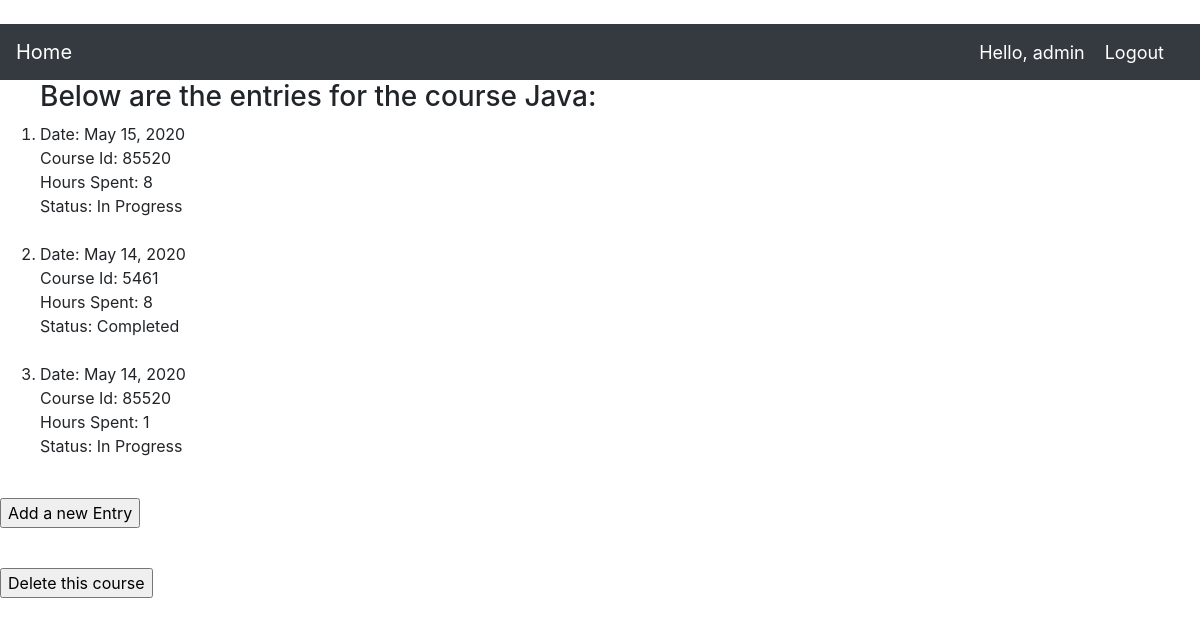
Page /entrypage/2 (signed in) on the committed database.
### learning_logs/models.py (models this page shows)
class Course(models.Model):
    course_name=models.CharField(max_length=100)
    owner=models.ForeignKey(User, on_delete=models.CASCADE)
    def __str__(self):
        return self.course_name

class Entry(models.Model):
    course_name=models.ForeignKey(Course, on_delete=models.CASCADE)
    course_id=models.CharField(max_length=10)
    Date=models.DateField()
    Hours_spent=models.IntegerField()
    statuses=[
        ('In Progress','In Progress'),
        ('Completed','Completed'),
        ]
    status=models.CharField(max_length=15, choices=statuses)
    class Meta:
        verbose_name_plural='entries'

### learning_logs/views.py (the view)
# urls.py: path('entrypage/<int:cid>',views.entrypage,name='entrypage'),
@login_required(login_url='users:login')
def entrypage(request, cid):
    course=Course.objects.get(id=cid)
    entries=course.entry_set.all()
    context={'entries':entries,'cid':cid,'course':course}
    return render(request,'entrypage.html',context)

### learning_logs/Templates/entrypage.html
{% extends 'basepage.html' %}
{% block content %}
{% if entries %}
    <ol>
        <h3>Below are the entries for the course {{course}}:</h3>
        {% for entry in entries %}
        <li>
            Date:  {{entry.Date}}<br />
            Course Id:  {{entry.course_id}}<br />
            Hours Spent:  {{entry.Hours_spent}}<br />
            Status:  {{entry.status}}<br /><br />
        </li>
        {% endfor %}
     </ol>
{% else %}
        <p>Oops! No entries Yet.</p>
{% endif %}
<form action="{% url 'learning_logs:addentry' cid %}">
    <input type="submit" value="Add a new Entry" ></input>
</form><br />
        <form action="{% url 'learning_logs:delete_course' cid %}">
            <input type="submit" value="Delete this course"></input>
        </form>
{% endblock content %}

### learning_logs/Templates/basepage.html (shortened to what this page needs)
﻿<!doctype html>
<html lang="en">
<head>
    {% load static %}
    <link rel="stylesheet" href="https://stackpath.bootstrapcdn.com/bootstrap/4.4.1/css/bootstrap.min.css">
</head>
<body>
    <header>
        <nav class="navbar navbar-expand-lg navbar-dark bg-dark">
            <a class="navbar-brand" href="{% url 'learning_logs:home' %}">Home</a>
            <div class="collapse navbar-collapse" id="navbarSupportedContent">
                <ul class="navbar-nav ml-auto">
                    {% if user.is_authenticated %}
                    <span class="hello-msg">Hello, {{request.user}}</span>
                    <li class="nav-item">
                        <a class="hello-msg" href="{% url 'users:logout' %}">Logout</a>
                    </li>
                    {% else %}
                        <a class="hello-msg" href="{% url 'users:register' %}">Register</a>
                        <a class="hello-msg" href="{% url 'users:login' %}">Login</a>
                    {% endif %}
                </ul>
            </div>
        </nav>
    </header>
{% block content %}{% endblock content %}

### learning_logs/Templates/basepage.html (style rules this page uses)
.hello-msg { font-size: 18px; color: #fff; margin-right: 20px; }

### rows in the picture
Course: course_name "Java"
Entry: Date "May 15, 2020", course_id "85520", Hours_spent "8", status "In Progress"
Entry: Date "May 14, 2020", course_id "5461", Hours_spent "8", status "Completed"
Entry: Date "May 14, 2020", course_id "85520", Hours_spent "1", status "In Progress"

### other values in the picture
{{ request.user }} "admin"
